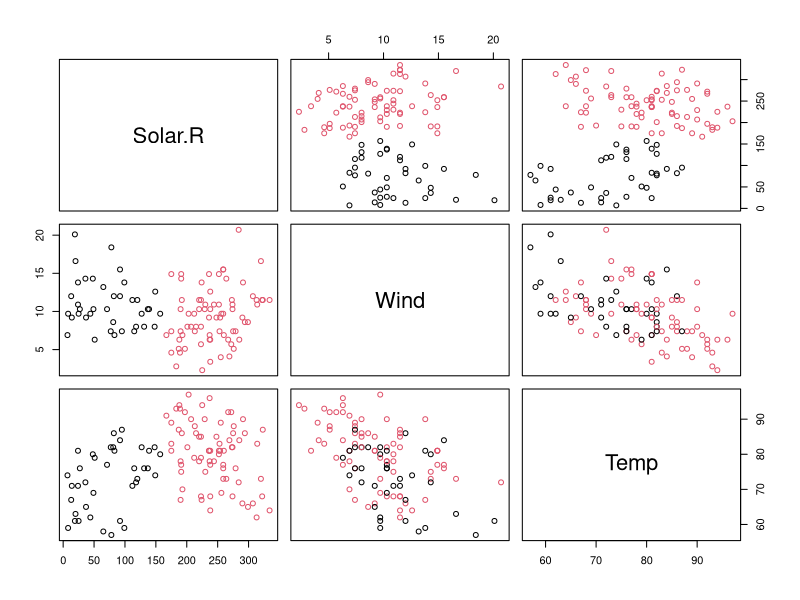

Recreate this plot in R.
## ---- chunk 1
knitr::opts_chunk$set(echo = TRUE)
## ---- chunk 2
airquality
## ---- chunk 3
airquality <- na.omit(airquality)
agrupamento_airquality<- kmeans(airquality[2:4],centers = 2) 
agrupamento_airquality
## ---- chunk 4
agrupamento_airquality_o<-kmeans(airquality[2:4], centers = 10, iter.max = 10, nstart = 1)
agrupamento_airquality_o
## ---- chunk 5
agrupamento_airquality_o$centers # são os pontos que se tornaram centroides
## ---- chunk 6
agrupamento_airquality_o$size # tamanho de cada grupo (numero de pontos)
## ---- chunk 7
agrupamento_airquality_o$cluster # vetor de cluster
## ---- chunk 8
agrupamento_airquality_o$membership # são os ítens que fazem parte da análise
## ---- chunk 9
table(airquality$Temp,agrupamento_airquality$cluster) 
## ---- chunk 10
agrupamento_airquality_o$iter # o número de iterações(repetições) realizadas.
## ---- chunk 11
agrupamento_airquality_o$withinerror # o valor da função objetivo - para especialistas.
## ---- chunk 12
agrupamento_airquality_o$call # a função preenchida
## ---- chunk 13
agrupamento_airquality_o$totss # A soma total dos quadrados.
## ---- chunk 14
agrupamento_airquality_o$tot.withinss # Soma dos quadrados total dentro do cluster, ou seja, soma (dentro).
## ---- chunk 15
agrupamento_airquality_o$betweenss # A soma dos quadrados entre clusters, ou seja, totss-tot.dentro
## ---- chunk 16
agrupamento_airquality_o$ifault # integer: indicador de um possível problema de algoritmo - para especialistas.
## ---- chunk 17
plot(airquality[2:4],col = agrupamento_airquality$cluster) 
## ---- chunk 18
tabela_airquality<- cbind(airquality, agrupamento_airquality$cluster)
tabela_airquality
